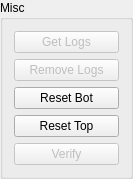
   <widget class="QGroupBox" name="groupBox_6">
    <property name="geometry">
     <rect>
      <x>160</x>
      <y>470</y>
      <width>133</width>
      <height>151</height>
     </rect>
    </property>
    <property name="title">
     <string>Misc</string>
    </property>
    <layout class="QGridLayout" name="gridLayout_5">
     <item row="0" column="0">
      <widget class="QPushButton" name="downLogsButton">
       <property name="enabled">
        <bool>false</bool>
       </property>
       <property name="text">
        <string>Get Logs</string>
       </property>
      </widget>
     </item>
     <item row="1" column="0">
      <widget class="QPushButton" name="removeLogsButton">
       <property name="enabled">
        <bool>false</bool>
       </property>
       <property name="text">
        <string>Remove Logs</string>
       </property>
      </widget>
     </item>
     <item row="2" column="0">
      <widget class="QPushButton" name="resetBottomButton">
       <property name="text">
        <string>Reset Bot</string>
       </property>
      </widget>
     </item>
     <item row="3" column="0">
      <widget class="QPushButton" name="resetTopButton">
       <property name="text">
        <string>Reset Top</string>
       </property>
      </widget>
     </item>
     <item row="4" column="0">
      <widget class="QPushButton" name="verifyEveryButton">
       <property name="enabled">
        <bool>false</bool>
       </property>
       <property name="text">
        <string>Verify</string>
       </property>
      </widget>
     </item>
    </layout>
   </widget>
